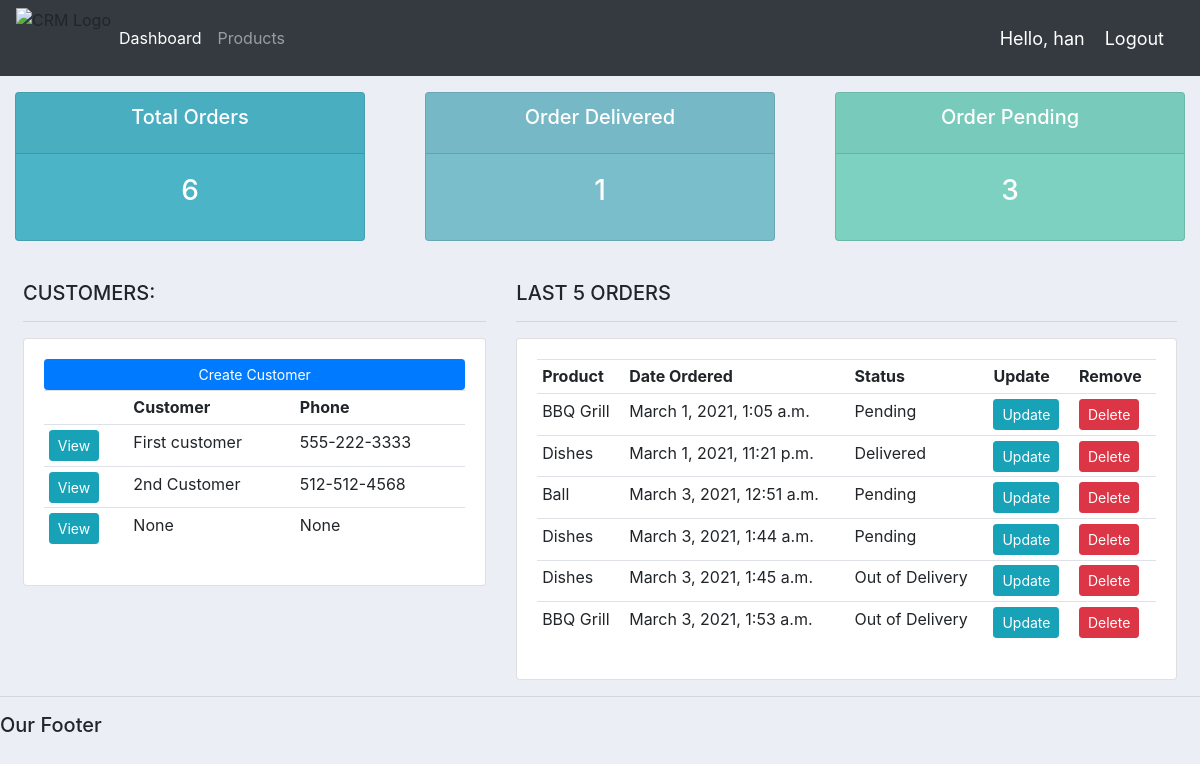
Before: / (signed in) with the older database file.
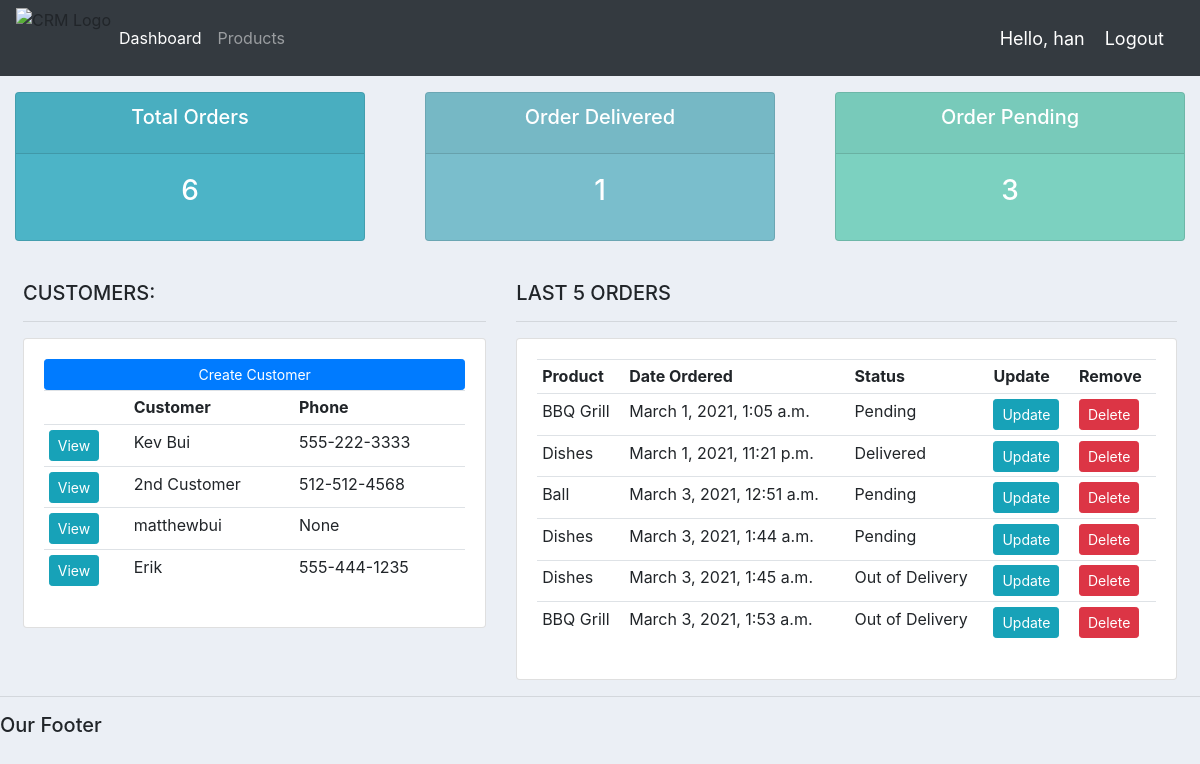
After: the same page with the newer database file.
### accounts/models.py (models this page shows, shortened)
class Customer(models.Model):
    user = models.OneToOneField(
        User, null=True, blank=True, on_delete=models.CASCADE)
    name = models.CharField(max_length=200, null=True)
    phone = models.CharField(max_length=200, null=True)
    email = models.CharField(max_length=200, null=True)
    profile_pic = models.ImageField(
        default="default-profile.jpg", null=True, blank=True)
    date_created = models.DateTimeField(auto_now_add=True)

class Order(models.Model):
    STATUS = (  # tuple
        ('Pending', 'Pending'),
        ('Out of Delivery', 'Out of Delivery'),
        ('Delivered', 'Delivered'),
    )
    customer = models.ForeignKey(
        Customer, null=True, on_delete=models.SET_NULL)
    product = models.ForeignKey(Product, null=True, on_delete=models.SET_NULL)
    date_created = models.DateTimeField(auto_now_add=True)
    status = models.CharField(max_length=200, null=True, choices=STATUS)

class Product(models.Model):
    CATEGORY = (  # tuple
        ('Indoor', 'Indoor'),
        ('Outdoor', 'Outdoor'),
    )
    name = models.CharField(max_length=200, null=True)
    price = models.FloatField(null=True)
    category = models.CharField(max_length=200, null=True, choices=CATEGORY)
    description = models.CharField(max_length=200, null=True, blank=True)
    date_created = models.DateTimeField(auto_now_add=True, null=True)
    tag = models.ManyToManyField(Tag)
    def __str__(self):
        return self.name

### accounts/decorators.py (the view)
    def wrapper_func(request, *args, **kwargs):
        group = None
        if request.user.groups.exists():
            group = request.user.groups.all()[0].name
        if group == 'customer':
            return redirect('user-page')
        if group == 'admin':
            return view_func(request, *args, **kwargs)

### accounts/views.py (called while the page is built)
@login_required(login_url='login')  # calling first
@admin_only
def home(request):
    orders = Order.objects.all()
    customers = Customer.objects.all()
    total_customers = customers.count()
    total_orders = orders.count()
    delivered = orders.filter(status='Delivered').count()
    pending = orders.filter(status='Pending').count()
    context = {'orders': orders,
               'customers': customers,
               'total_customers': total_customers,
               'total_orders': total_orders,
               'delivered': delivered,
               'pending': pending
               }
    return render(request, 'accounts/dashboard.html', context)

### accounts/templates/accounts/dashboard.html
{% extends 'accounts/main.html' %}
{% block content %}
{% include 'accounts/status.html' %}
<br>
<div class="row mx-2">
    <div class="col-md-5">
        <h5>CUSTOMERS:</h5>
        <hr>
        <div class="card card-body">
            <a href="" class="btn btn-primary btn-sm btn-block">Create Customer</a>
            <table class="table table-sm">
                <tr>
                    <th></th>
                    <th>Customer</th>
                    <th>Phone</th>
                </tr>
                {% for customer in customers %}
                    <tr>
                        <td><a class="btn btn-sm btn-info" href="{% url 'customer' customer.id %}">View</a></td>
                        <td>{{customer.name}}</td>
                        <td>{{customer.phone}}</td>
                    </tr>
                {% endfor %}
            </table>
        </div>
    </div>
    <div class="col-md-7">
        <h5>LAST 5 ORDERS</h5>
        <hr>
        <div class="card card-body">
            <table class="table table-sm">
                <tr>
                    <th>Product</th>
                    <th>Date Ordered</th>
                    <th>Status</th>
                    <th>Update</th>
                    <th>Remove</th>
                </tr>
                {% for order in orders %}
                    <tr>
                        <td>{{order.product}}</td>
                        <td>{{order.date_created}}</td>
                        <td>{{order.status}}</td>
                        <td><a href="{% url 'update_order' order.id %}" class="btn btn-info btn-sm">Update</a></td>
                        <td><a href="{% url 'delete_order' order.id %}" class="btn btn-danger btn-sm">Delete</a></td>
                    </tr>
                {% endfor %}
            </table>
        </div>
    </div>
</div>
{% endblock content %}

### accounts/templates/accounts/main.html (shortened to what this page needs)
{% load static %}
<!DOCTYPE html>
<html lang="en">
<head>
    <link rel="stylesheet" href="https://stackpath.bootstrapcdn.com/bootstrap/4.5.2/css/bootstrap.min.css">
    <link rel="stylesheet" href="{% static '/css/main.css' %}" type="text/css">
</head>
<body>
    {% include 'accounts/navbar.html' %}
    {% block content %}
    {% endblock %}
    <hr>
    <h5>Our Footer</h5>
</body>
</html>

### accounts/templates/accounts/navbar.html (shortened to what this page needs)
{% load static %}
<nav class="navbar navbar-expand-lg navbar-dark bg-dark">
    <img class="im" src="{% static 'images/crm-cycle.png' %}" alt="CRM Logo" style="height: 60px; width:auto;">
    <div class="collapse navbar-collapse" id="navbarNav">
      <ul class="navbar-nav">
        {% if request.user.is_staff %}
          <li class="nav-item active">
            <a class="nav-link" href="{% url 'home' %}">Dashboard</a>
          </li>
          <li class="nav-item">
            <a class="nav-link" href="{% url 'products' %}">Products</a>
          </li>
          {% else %}
          <li class="nav-item">
            <a href="{% url 'account' %}" class="nav-link">Settings</a>
          </li>
        {% endif %}
      </ul>
    </div>
    <span class="hello-msg">Hello, {{request.user}}</span>
    <span><a class="hello-msg" href="{% url 'logout' %}">Logout</a></span>
  </nav>

### accounts/templates/accounts/status.html
<div class="row mt-3">
    <div class="col">
        <div class="col-md">
            <div class="card text-center text-white mb-3" id="total-orders">
                <div class="card-header">
                    <h5 class="card-title">Total Orders</h5>
                </div>
                <div class="card-body">
                    <h3 class="card-title">{{total_orders}}</h3>
                </div>
            </div>
        </div>
    </div>
    <div class="col">
        <div class="col-md">
            <div class="card text-center text-white mb-3" id="orders-delivered">
                <div class="card-header">
                    <h5 class="card-title">Order Delivered</h5>
                </div>
                <div class="card-body">
                    <h3 class="card-title">{{delivered}}</h3>
                </div>
            </div>
        </div>
    </div>
    <div class="col">
        <div class="col-md">
            <div class="card text-center text-white mb-3" id="orders-pending">
                <div class="card-header">
                    <h5 class="card-title">Order Pending</h5>
                </div>
                <div class="card-body">
                    <h3 class="card-title">{{pending}}</h3>
                </div>
            </div>
        </div>
    </div>
</div>

### static/css/main.css (style rules this page uses)
body { background-color: #ebeff5; }
#total-orders { background-color: #4cb4c7; }
#orders-delivered { background-color: #7abecc; }
#orders-pending { background-color: #7CD1C0; }

### accounts/templates/accounts/navbar.html (style rules this page uses)
.hello-msg { font-size: 18px; color: #fff; margin-right: 20px }

Changed rows visible on the page:
removed Customer: name "None", phone "None"
changed Customer: name "First customer" → "Kev Bui"
added Customer: name "matthewbui", phone "None"
added Customer: name "Erik", phone "555-444-1235"
